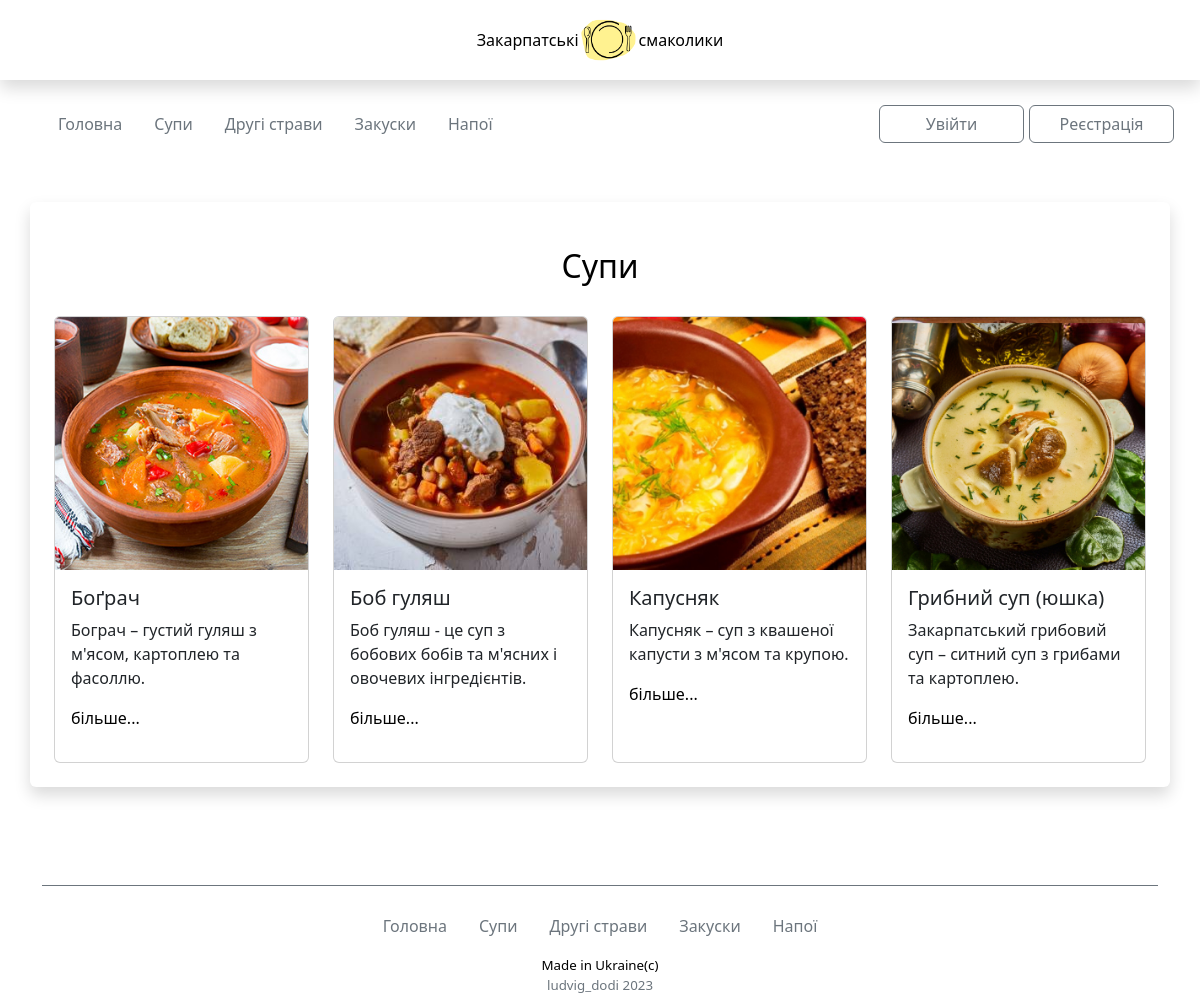
Screenshot of /soup with the database file from the repository.
### recipes_app/models.py (models this page shows, shortened)
class Recipes(models.Model):
    name = models.CharField('Назва страв', max_length=20, blank=False)
    food_type = models.CharField('Тип їжі', max_length=20, blank=False, default='')
    short_desc = models.TextField('Короткий опис', max_length=80, blank=False)
    img = models.ImageField(null=True, blank=True, upload_to="media/", verbose_name='img')
    text = RichTextUploadingField('Recipe')
    text_second = tinymce_models.HTMLField()
    text_third = models.TextField('text', default='-')

### recipes_app/views.py (the view)
# urls.py: path('soup', soup_page, name='soup_page'),
def soup_page(request):
    soup = Recipes.objects.all()
    return render(request, 'soup_page.html', context={'soup': soup})

### templates/soup_page.html
{% extends 'base.html' %}
{% load static %}
{% block content %}
<div class="recipe-item">
    <div class="container shadow p-4 mb-5 mt-5 bg-body rounded">
        <h1>Супи </h1>
        <div class="row gy-3">
            {%  for i in soup %}
            {% if i.food_type == 'soup' %}
            <div class="col-lg-3 col-md-4 col-sm-6">
                <div class="card h-100 mb-3">
                    <a href="{{i.id}}"><img src="{{i.img.url}}" class="card-img-top" alt="..."></a>
                    <div class="card-body">
                      <h5 class="card-title">{{i.name}}</h5>
                      <p class="card-text">{{i.short_desc}}</p>
                      <a href="{{i.id}}">більше...</a>
                    </div>
                </div>
            </div>
            {% endif %}
            {% endfor %}
        </div>
    </div>
</div>
{% endblock content %}

### static/css/style.css (style rules this page uses)
html, body { height: 100%; color: #000000; font-size: 1rem; }
body a { text-decoration: none; color: #000000; }
body img { padding: 0; margin: 0; max-width:100%; height: 100%; }
body h1 { text-align: center; margin-bottom: 30px; }
.recipe-item { margin-top: 50px; }

### rows the page displays
Recipes: img (picture), name "Боґрач", short_desc "Бограч – густий гуляш з м'ясом, картоплею та фасоллю."
Recipes: img (picture), name "Боб гуляш", short_desc "Боб гуляш - це суп з бобових бобів та м'ясних і овочевих інгредієнтів."
Recipes: img (picture), name "Капусняк", short_desc "Капусняк – суп з квашеної капусти з м'ясом та крупою."
Recipes: img (picture), name "Грибний суп (юшка)", short_desc "Закарпатський грибовий суп – ситний суп з грибами та картоплею."
